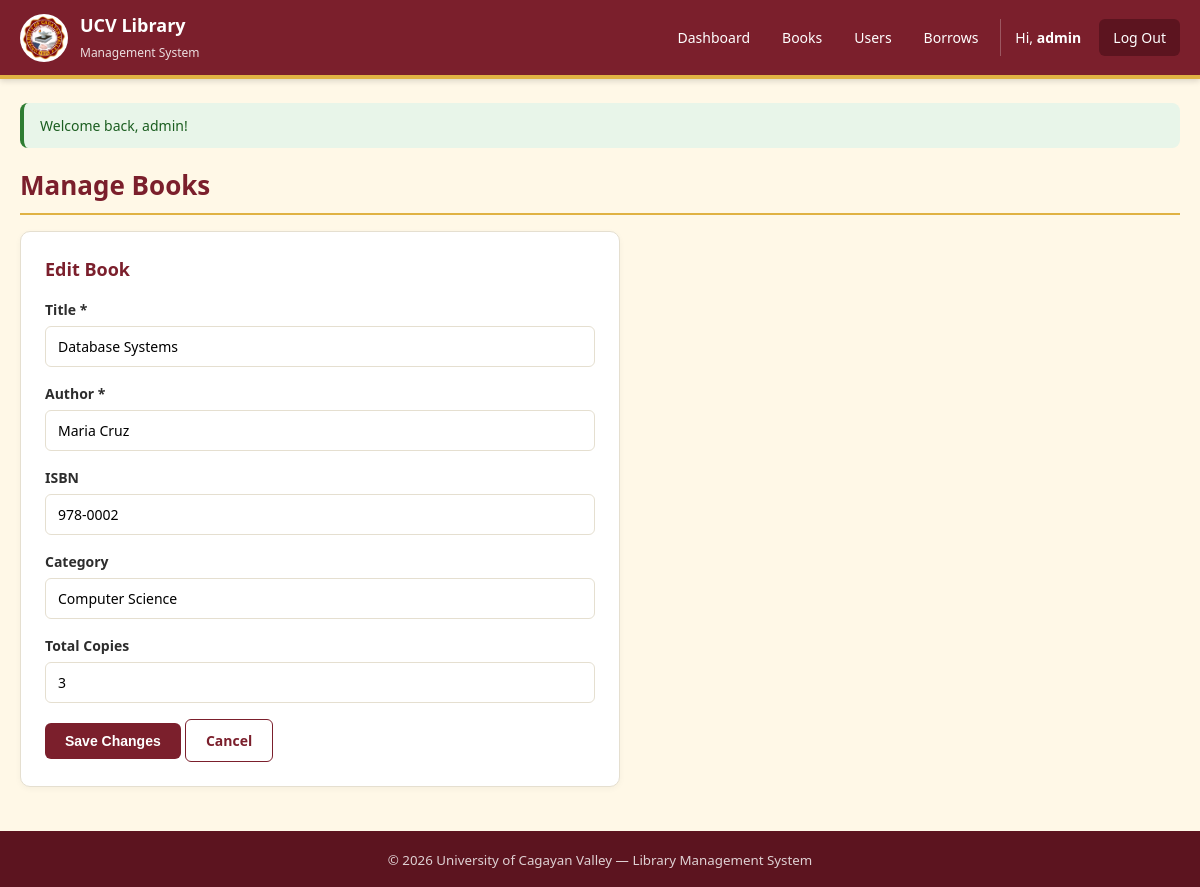
/admin/books.php?action=edit&id=2 (signed in), run on the app's committed database.
### tables this page shows
CREATE TABLE `books` (
  `id` int(11) NOT NULL,
  `title` varchar(200) NOT NULL,
  `author` varchar(150) NOT NULL,
  `isbn` varchar(20) DEFAULT NULL,
  `category` varchar(50) DEFAULT NULL,
  `total_copies` int(11) NOT NULL DEFAULT 1,
  `available_copies` int(11) NOT NULL DEFAULT 1,
  `created_at` timestamp NOT NULL DEFAULT current_timestamp()
);

### includes/auth.php (called while the page is built, shortened)
<?php
function e($value) {
    return htmlspecialchars((string)$value, ENT_QUOTES, 'UTF-8');
}
?>

### admin/books.php (the view, shortened to what this page needs)
<?php
require_once __DIR__ . '/../config/database.php';
require_once __DIR__ . '/../includes/auth.php';
$action = $_GET['action'] ?? 'list';
$edit_book = null;
if ($action === 'edit' && isset($_GET['id'])) {
    $id = (int)$_GET['id'];
    $stmt = mysqli_prepare($conn, "SELECT * FROM books WHERE id = ?");
    mysqli_stmt_bind_param($stmt, 'i', $id);
    mysqli_stmt_execute($stmt);
    $edit_book = mysqli_fetch_assoc(mysqli_stmt_get_result($stmt));
}
include __DIR__ . '/../includes/header.php';
?>
<h1 class="page-title">Manage Books</h1>
<?php if ($action === 'add' || $action === 'edit'): ?>
    <div class="card" style="max-width:600px;">
        <h2 class="card-title"><?php echo $action === 'edit' ? 'Edit Book' : 'Add New Book'; ?></h2>
        <form method="post" action="books.php">
            <div class="form-group">
                <label>Title *</label>
                <input type="text" name="title" required
                       value="<?php echo e($edit_book['title'] ?? ''); ?>">
            </div>
            <div class="form-group">
                <label>Author *</label>
                <input type="text" name="author" required
                       value="<?php echo e($edit_book['author'] ?? ''); ?>">
            </div>
            <div class="form-group">
                <label>ISBN</label>
                <input type="text" name="isbn"
                       value="<?php echo e($edit_book['isbn'] ?? ''); ?>">
            </div>
            <div class="form-group">
                <label>Category</label>
                <input type="text" name="category"
                       value="<?php echo e($edit_book['category'] ?? ''); ?>">
            </div>
            <div class="form-group">
                <label>Total Copies</label>
                <input type="number" name="total_copies" min="1"
                       value="<?php echo (int)($edit_book['total_copies'] ?? 1); ?>">
            </div>
            <button type="submit" class="btn"><?php echo $action === 'edit' ? 'Save Changes' : 'Add Book'; ?></button>
            <a href="books.php" class="btn btn-outline">Cancel</a>
        </form>
    </div>
<?php endif; ?>
<?php include __DIR__ . '/../includes/footer.php'; ?>

### assets/style.css (style rules this page uses)
* { box-sizing: border-box; margin: 0; padding: 0; }
:root { --maroon: #7B1F2C; --maroon-dark: #5C141F; --maroon-light: #A23347; --gold: #E0B243; --gold-dark: #B8902F; --cream: #FFF8E7; --white: #FFFFFF; --text: #2D2D2D; --muted: #6B6B6B; --border: #E5DFD0; --success: #2E7D32; --danger: #C62828; --warning: #B8902F; --info: #1565C0; }
body { font-family: 'Segoe UI', Tahoma, Verdana, sans-serif; background: var(--cream); color: var(--text); min-height: 100vh; display: flex; flex-direction: column; line-height: 1.5; }
.page-title { color: var(--maroon); font-size: 26px; margin-bottom: 16px; border-bottom: 2px solid var(--gold); padding-bottom: 8px; }
.card { background: var(--white); border: 1px solid var(--border); border-radius: 10px; padding: 24px; box-shadow: 0 2px 6px rgba(0,0,0,0.04); margin-bottom: 20px; }
.card-title { color: var(--maroon); font-size: 18px; margin-bottom: 16px; }
.form-group { margin-bottom: 16px; }
.form-group label { display: block; font-size: 14px; font-weight: 600; color: var(--text); margin-bottom: 6px; }
.form-group input, .form-group select, .form-group textarea { width: 100%; padding: 10px 12px; border: 1px solid var(--border); border-radius: 6px; font-size: 14px; font-family: inherit; background: var(--white); transition: border-color 0.2s, box-shadow 0.2s; }
.btn { display: inline-block; padding: 10px 20px; border: none; border-radius: 6px; background: var(--maroon); color: var(--white); font-size: 14px; font-weight: 600; cursor: pointer; text-decoration: none; transition: background 0.2s, transform 0.1s; }
.btn-outline { background: transparent; color: var(--maroon); border: 1px solid var(--maroon); }

### data on the page
books: title "Database Systems", author "Maria Cruz", isbn "978-0002", category "Computer Science", total_copies "3"

### other printed values
$_SESSION['full_name'] "admin"
$flash['message'] "Welcome back, admin!"
